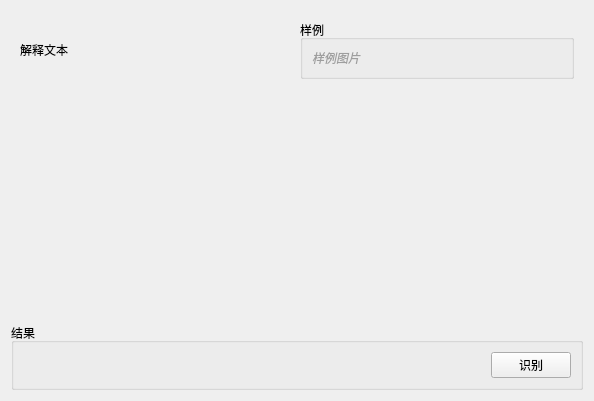
<?xml version="1.0" encoding="UTF-8"?>
<ui version="4.0">
 <class>Crop_General</class>
 <widget class="QWidget" name="Crop_General">
  <property name="geometry">
   <rect>
    <x>0</x>
    <y>0</y>
    <width>594</width>
    <height>401</height>
   </rect>
  </property>
  <property name="windowTitle">
   <string notr="true">CropGeneral</string>
  </property>
  <layout class="QVBoxLayout" name="verticalLayout">
   <item>
    <widget class="QWidget" name="widget" native="true">
     <layout class="QHBoxLayout" name="horizontalLayout_2">
      <item>
       <widget class="QLabel" name="descLabel">
        <property name="text">
         <string>解释文本</string>
        </property>
       </widget>
      </item>
      <item>
       <widget class="QGroupBox" name="groupBox">
        <property name="title">
         <string>样例</string>
        </property>
        <layout class="QHBoxLayout" name="horizontalLayout">
         <item>
          <widget class="QLabel" name="exampleImgLabel">
           <property name="maximumSize">
            <size>
             <width>300</width>
             <height>16777215</height>
            </size>
           </property>
           <property name="styleSheet">
            <string notr="true">color: #9e9e9e;
font-style: italic;</string>
           </property>
           <property name="text">
            <string>样例图片</string>
           </property>
          </widget>
         </item>
        </layout>
       </widget>
      </item>
     </layout>
    </widget>
   </item>
   <item>
    <widget class="ImageCropper" name="imageCropper" native="true">
     <property name="sizePolicy">
      <sizepolicy hsizetype="Preferred" vsizetype="Expanding">
       <horstretch>0</horstretch>
       <verstretch>0</verstretch>
      </sizepolicy>
     </property>
    </widget>
   </item>
   <item>
    <widget class="QGroupBox" name="groupBox_2">
     <property name="title">
      <string>结果</string>
     </property>
     <layout class="QHBoxLayout" name="horizontalLayout_3">
      <item>
       <widget class="QLabel" name="resultLabel">
        <property name="sizePolicy">
         <sizepolicy hsizetype="Expanding" vsizetype="Preferred">
          <horstretch>0</horstretch>
          <verstretch>0</verstretch>
         </sizepolicy>
        </property>
        <property name="text">
         <string notr="true"/>
        </property>
       </widget>
      </item>
      <item>
       <widget class="QPushButton" name="executeButton">
        <property name="text">
         <string>识别</string>
        </property>
       </widget>
      </item>
     </layout>
    </widget>
   </item>
  </layout>
 </widget>
 <customwidgets>
  <customwidget>
   <class>ImageCropper</class>
   <extends>QWidget</extends>
   <header location="global">...implements.components.imageCropper</header>
   <container>1</container>
  </customwidget>
 </customwidgets>
 <resources/>
 <connections/>
</ui>
